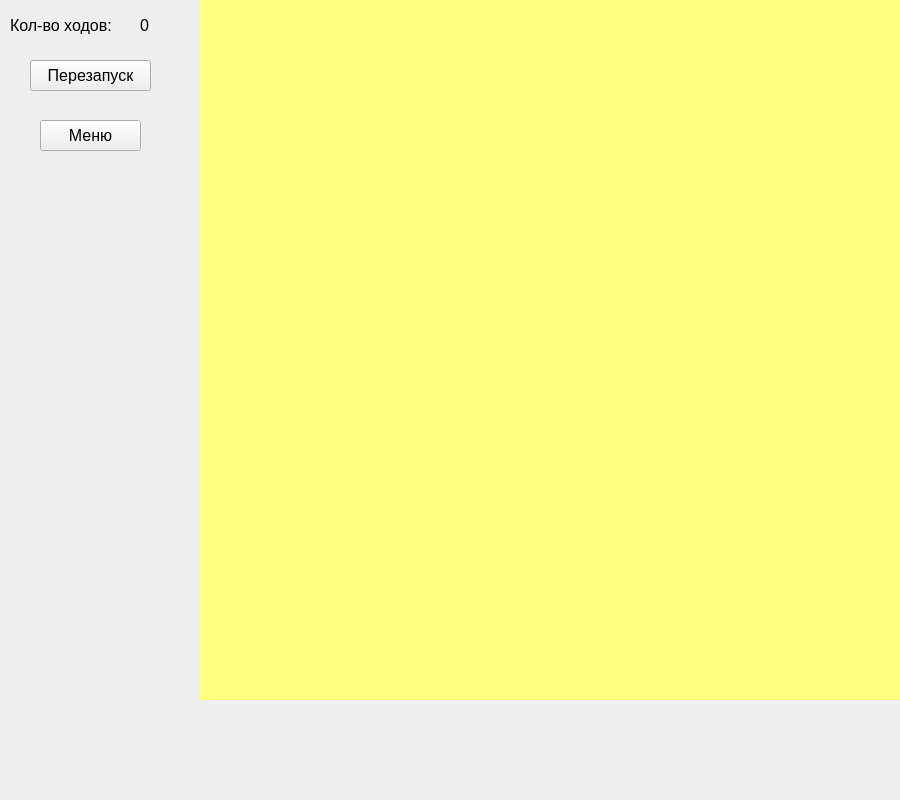
<?xml version="1.0" encoding="UTF-8"?>
<ui version="4.0">
 <class>MainWindow</class>
 <widget class="QMainWindow" name="MainWindow">
  <property name="geometry">
   <rect>
    <x>0</x>
    <y>0</y>
    <width>900</width>
    <height>800</height>
   </rect>
  </property>
  <property name="windowTitle">
   <string>Прекраска</string>
  </property>
  <widget class="QWidget" name="centralwidget">
   <widget class="QWidget" name="field_widget" native="true">
    <property name="geometry">
     <rect>
      <x>200</x>
      <y>0</y>
      <width>700</width>
      <height>700</height>
     </rect>
    </property>
    <property name="styleSheet">
     <string notr="true">background-color: rgb(255, 255, 127);</string>
    </property>
   </widget>
   <widget class="QLabel" name="label">
    <property name="geometry">
     <rect>
      <x>10</x>
      <y>10</y>
      <width>131</width>
      <height>31</height>
     </rect>
    </property>
    <property name="font">
     <font>
      <pointsize>12</pointsize>
     </font>
    </property>
    <property name="text">
     <string>Кол-во ходов:</string>
    </property>
   </widget>
   <widget class="QLabel" name="turns_label">
    <property name="geometry">
     <rect>
      <x>140</x>
      <y>10</y>
      <width>51</width>
      <height>31</height>
     </rect>
    </property>
    <property name="font">
     <font>
      <pointsize>12</pointsize>
     </font>
    </property>
    <property name="text">
     <string>0</string>
    </property>
   </widget>
   <widget class="QPushButton" name="restart_button">
    <property name="geometry">
     <rect>
      <x>30</x>
      <y>60</y>
      <width>121</width>
      <height>31</height>
     </rect>
    </property>
    <property name="font">
     <font>
      <pointsize>12</pointsize>
     </font>
    </property>
    <property name="text">
     <string>Перезапуск</string>
    </property>
   </widget>
   <widget class="QWidget" name="colours_widget" native="true">
    <property name="geometry">
     <rect>
      <x>0</x>
      <y>700</y>
      <width>900</width>
      <height>100</height>
     </rect>
    </property>
    <widget class="QWidget" name="horizontalLayoutWidget">
     <property name="geometry">
      <rect>
       <x>-1</x>
       <y>-1</y>
       <width>901</width>
       <height>101</height>
      </rect>
     </property>
     <layout class="QHBoxLayout" name="horizontalLayout"/>
    </widget>
   </widget>
   <widget class="QPushButton" name="menu_button">
    <property name="geometry">
     <rect>
      <x>40</x>
      <y>120</y>
      <width>101</width>
      <height>31</height>
     </rect>
    </property>
    <property name="font">
     <font>
      <pointsize>12</pointsize>
     </font>
    </property>
    <property name="text">
     <string>Меню</string>
    </property>
   </widget>
  </widget>
 </widget>
 <resources/>
 <connections/>
</ui>
